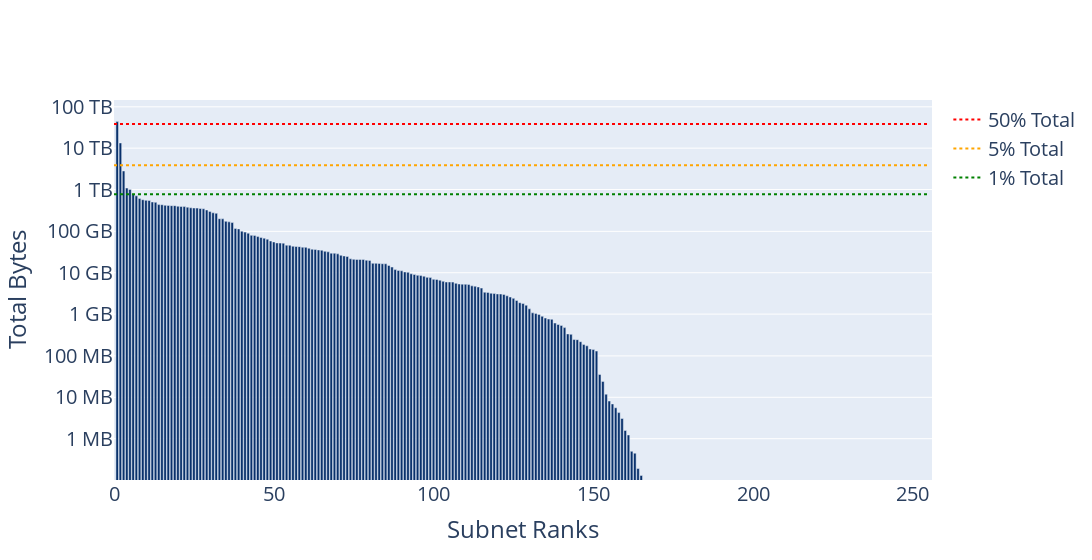

Notebook source saved alongside this figure:
### Code cell
import plotly.graph_objects as go
import pandas as pd
import math

numrows = 256

df_original = pd.read_csv('/Volumes/GoogleDrive/My Drive/Thesis/Plotly/subnets_outgoing_sources_goodconns.csv')

max_bytes = math.log10(df_original["TotalBytes"].max())
min_bytes = math.log10(df_original["TotalBytes"].min())

df = df_original.drop(df_original[df_original.Week != 'Apr 2020'].index)

# print(df)
totalTraffic = df["TotalBytes"].sum()

x_tics = []
for i in range(numrows): x_tics.append(i)

fiftyPerc = []
for i in range(numrows): fiftyPerc.append(0.5 * totalTraffic) 
    
fivePerc = []
for i in range(numrows): fivePerc.append(0.05 * totalTraffic)
    
onePerc = []
for i in range(numrows): onePerc.append(0.01 * totalTraffic)

fig = go.Figure()

fig.add_trace(
    go.Scatter(
        x = x_tics,
        y = fiftyPerc,
        name = "50% Total",
        line = dict(color = 'red', dash = 'dot')
    ))

fig.add_trace(
    go.Scatter(
        x = x_tics,
        y = fivePerc,
        name = "5% Total",
        line = dict(color = 'orange', dash = 'dot')
    ))

fig.add_trace(
    go.Scatter(
        x = x_tics,
        y = onePerc,
        name = "1% Total", 
        line = dict(color = 'green', dash = 'dot')
    ))

fig.add_trace(
    go.Bar(
        x = df["Rank"],
        y = df["TotalBytes"],
        showlegend = False       
    ))
fig.update_traces(marker_color = 'rgb(8,48,107)')

# x_vals = df["SourceSubnet"].tolist()

fig.update_layout(font_size=20, width=1600, xaxis_range=[0,256], yaxis_range=[min_bytes, max_bytes])
fig.update_xaxes(title = "Subnet Ranks" )
fig.update_yaxes(title="Total Bytes", type="log", 
                 tickvals=[1048576, 10485760, 104857600, 1073741824, 10737418240, 107374182400, 
                           1099511627776, 10995116277760, 109951162777600],
                 ticktext=["1 MB", "10 MB", "100 MB", "1 GB", "10 GB", "100 GB", "1 TB", "10 TB", "100 TB"])


fig.show()

### Figure 1 — Plotly figure (JSON) as saved in the notebook; plotly's stock layout.template omitted (floating-point values rounded to 4 significant figures; data arrays with more than 128 entries replaced by an {"elided": "..."} marker saying what was removed)
{"data": [{"line": {"color": "red", "dash": "dot"}, "marker": {"color": "rgb(8,48,107)"}, "name": "50% Total", "type": "scatter", "x": {"elided": "256 int values"}, "y": {"elided": "256 int values"}}, {"line": {"color": "orange", "dash": "dot"}, "marker": {"color": "rgb(8,48,107)"}, "name": "5% Total", "type": "scatter", "x": {"elided": "256 int values"}, "y": {"elided": "256 float values"}}, {"line": {"color": "green", "dash": "dot"}, "marker": {"color": "rgb(8,48,107)"}, "name": "1% Total", "type": "scatter", "x": {"elided": "256 int values"}, "y": {"elided": "256 float values"}}, {"marker": {"color": "rgb(8,48,107)"}, "showlegend": false, "type": "bar", "x": {"elided": "166 int values"}, "y": {"elided": "166 int values"}}], "layout": {"font": {"size": 20}, "width": 1600, "xaxis": {"range": [0, 256], "title": {"text": "Subnet Ranks"}}, "yaxis": {"range": [5.022, 14.21], "ticktext": ["1 MB", "10 MB", "100 MB", "1 GB", "10 GB", "100 GB", "1 TB", "10 TB", "100 TB"], "tickvals": [1048576, 10485760, 104857600, 1073741824, 10737418240, 107374182400, 1099511627776, 10995116277760, 109951162777600], "title": {"text": "Total Bytes"}, "type": "log"}}}
